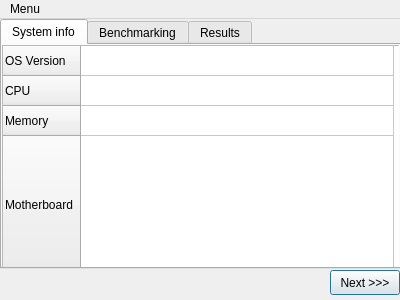
<?xml version="1.0" encoding="UTF-8"?>
<ui version="4.0">
 <author>FI-73</author>
 <class>MainWindow</class>
 <widget class="QMainWindow" name="MainWindow">
  <property name="geometry">
   <rect>
    <x>0</x>
    <y>0</y>
    <width>400</width>
    <height>300</height>
   </rect>
  </property>
  <property name="sizePolicy">
   <sizepolicy hsizetype="Fixed" vsizetype="Fixed">
    <horstretch>0</horstretch>
    <verstretch>0</verstretch>
   </sizepolicy>
  </property>
  <property name="minimumSize">
   <size>
    <width>400</width>
    <height>300</height>
   </size>
  </property>
  <property name="maximumSize">
   <size>
    <width>400</width>
    <height>300</height>
   </size>
  </property>
  <property name="windowTitle">
   <string>FiztehMark</string>
  </property>
  <widget class="QWidget" name="centralWidget">
   <widget class="QTabWidget" name="tabWidget">
    <property name="geometry">
     <rect>
      <x>0</x>
      <y>0</y>
      <width>401</width>
      <height>250</height>
     </rect>
    </property>
    <property name="currentIndex">
     <number>0</number>
    </property>
    <widget class="QWidget" name="sysInfoTab">
     <attribute name="title">
      <string>System info</string>
     </attribute>
     <widget class="QTableWidget" name="tableWidget">
      <property name="geometry">
       <rect>
        <x>0</x>
        <y>0</y>
        <width>400</width>
        <height>230</height>
       </rect>
      </property>
      <property name="selectionMode">
       <enum>QAbstractItemView::NoSelection</enum>
      </property>
      <property name="selectionBehavior">
       <enum>QAbstractItemView::SelectRows</enum>
      </property>
      <property name="textElideMode">
       <enum>Qt::ElideRight</enum>
      </property>
      <attribute name="horizontalHeaderVisible">
       <bool>false</bool>
      </attribute>
      <attribute name="horizontalHeaderDefaultSectionSize">
       <number>313</number>
      </attribute>
      <attribute name="verticalHeaderMinimumSectionSize">
       <number>30</number>
      </attribute>
      <attribute name="verticalHeaderStretchLastSection">
       <bool>true</bool>
      </attribute>
      <row>
       <property name="text">
        <string>OS Version</string>
       </property>
      </row>
      <row>
       <property name="text">
        <string>CPU</string>
       </property>
      </row>
      <row>
       <property name="text">
        <string>Memory</string>
       </property>
      </row>
      <row>
       <property name="text">
        <string>Motherboard</string>
       </property>
      </row>
      <column>
       <property name="text">
        <string>Info</string>
       </property>
       <property name="textAlignment">
        <set>AlignLeft|AlignTop</set>
       </property>
      </column>
      <item row="0" column="0">
       <property name="text">
        <string/>
       </property>
       <property name="flags">
        <set>ItemIsDragEnabled|ItemIsEnabled</set>
       </property>
      </item>
      <item row="1" column="0">
       <property name="text">
        <string/>
       </property>
       <property name="flags">
        <set>ItemIsDragEnabled|ItemIsEnabled</set>
       </property>
      </item>
      <item row="2" column="0">
       <property name="text">
        <string/>
       </property>
       <property name="flags">
        <set>ItemIsDragEnabled|ItemIsEnabled</set>
       </property>
      </item>
      <item row="3" column="0">
       <property name="text">
        <string/>
       </property>
       <property name="flags">
        <set>ItemIsDragEnabled|ItemIsEnabled</set>
       </property>
      </item>
     </widget>
    </widget>
    <widget class="QWidget" name="benchMarkTab">
     <attribute name="title">
      <string>Benchmarking</string>
     </attribute>
     <widget class="QLabel" name="label">
      <property name="geometry">
       <rect>
        <x>10</x>
        <y>10</y>
        <width>371</width>
        <height>51</height>
       </rect>
      </property>
      <property name="text">
       <string>Note: to get more accurate benchmark results, please, close all running applications (including antivirus software). During the benchmark, your computer can freese for a while, so, please, wait a few minutes until it will be finished</string>
      </property>
      <property name="alignment">
       <set>Qt::AlignLeading|Qt::AlignLeft|Qt::AlignTop</set>
      </property>
      <property name="wordWrap">
       <bool>true</bool>
      </property>
     </widget>
     <widget class="QCommandLinkButton" name="runBenchmark">
      <property name="geometry">
       <rect>
        <x>110</x>
        <y>160</y>
        <width>172</width>
        <height>41</height>
       </rect>
      </property>
      <property name="text">
       <string>Run benchmark</string>
      </property>
     </widget>
    </widget>
    <widget class="QWidget" name="resultsTab">
     <attribute name="title">
      <string>Results</string>
     </attribute>
     <widget class="QLCDNumber" name="lcdNumber">
      <property name="geometry">
       <rect>
        <x>50</x>
        <y>40</y>
        <width>293</width>
        <height>41</height>
       </rect>
      </property>
      <property name="frameShape">
       <enum>QFrame::Panel</enum>
      </property>
      <property name="frameShadow">
       <enum>QFrame::Plain</enum>
      </property>
      <property name="smallDecimalPoint">
       <bool>false</bool>
      </property>
      <property name="numDigits">
       <number>5</number>
      </property>
      <property name="digitCount">
       <number>5</number>
      </property>
      <property name="segmentStyle">
       <enum>QLCDNumber::Flat</enum>
      </property>
      <property name="intValue" stdset="0">
       <number>0</number>
      </property>
     </widget>
     <widget class="QLabel" name="label_2">
      <property name="geometry">
       <rect>
        <x>50</x>
        <y>10</y>
        <width>291</width>
        <height>21</height>
       </rect>
      </property>
      <property name="text">
       <string>Benchmark overall score</string>
      </property>
      <property name="alignment">
       <set>Qt::AlignCenter</set>
      </property>
     </widget>
     <widget class="QLabel" name="label_3">
      <property name="geometry">
       <rect>
        <x>50</x>
        <y>90</y>
        <width>291</width>
        <height>21</height>
       </rect>
      </property>
      <property name="text">
       <string>Individual test score</string>
      </property>
      <property name="alignment">
       <set>Qt::AlignCenter</set>
      </property>
     </widget>
     <widget class="QTableWidget" name="testScores">
      <property name="geometry">
       <rect>
        <x>50</x>
        <y>120</y>
        <width>291</width>
        <height>81</height>
       </rect>
      </property>
      <property name="selectionBehavior">
       <enum>QAbstractItemView::SelectRows</enum>
      </property>
      <property name="showGrid">
       <bool>true</bool>
      </property>
      <property name="gridStyle">
       <enum>Qt::SolidLine</enum>
      </property>
      <attribute name="horizontalHeaderDefaultSectionSize">
       <number>140</number>
      </attribute>
      <attribute name="horizontalHeaderHighlightSections">
       <bool>true</bool>
      </attribute>
      <attribute name="horizontalHeaderMinimumSectionSize">
       <number>50</number>
      </attribute>
      <attribute name="horizontalHeaderShowSortIndicator" stdset="0">
       <bool>false</bool>
      </attribute>
      <attribute name="horizontalHeaderStretchLastSection">
       <bool>true</bool>
      </attribute>
      <attribute name="verticalHeaderVisible">
       <bool>false</bool>
      </attribute>
      <attribute name="verticalHeaderDefaultSectionSize">
       <number>20</number>
      </attribute>
      <attribute name="verticalHeaderMinimumSectionSize">
       <number>20</number>
      </attribute>
      <column>
       <property name="text">
        <string>Test name</string>
       </property>
      </column>
      <column>
       <property name="text">
        <string>Score</string>
       </property>
       <property name="textAlignment">
        <set>AlignHCenter|AlignVCenter|AlignCenter</set>
       </property>
      </column>
     </widget>
    </widget>
   </widget>
   <widget class="QPushButton" name="nextButton">
    <property name="geometry">
     <rect>
      <x>330</x>
      <y>251</y>
      <width>70</width>
      <height>25</height>
     </rect>
    </property>
    <property name="cursor">
     <cursorShape>PointingHandCursor</cursorShape>
    </property>
    <property name="text">
     <string>Next &gt;&gt;&gt;</string>
    </property>
    <property name="autoDefault">
     <bool>false</bool>
    </property>
    <property name="default">
     <bool>true</bool>
    </property>
    <property name="flat">
     <bool>false</bool>
    </property>
   </widget>
  </widget>
  <widget class="QMenuBar" name="menuBar">
   <property name="geometry">
    <rect>
     <x>0</x>
     <y>0</y>
     <width>400</width>
     <height>21</height>
    </rect>
   </property>
   <widget class="QMenu" name="menuMenu">
    <property name="title">
     <string>Menu</string>
    </property>
    <addaction name="actionAbout"/>
    <addaction name="separator"/>
    <addaction name="actionQuit"/>
   </widget>
   <addaction name="menuMenu"/>
  </widget>
  <action name="actionAbout">
   <property name="text">
    <string>About</string>
   </property>
  </action>
  <action name="actionQuit">
   <property name="text">
    <string>Quit</string>
   </property>
  </action>
 </widget>
 <layoutdefault spacing="6" margin="11"/>
 <resources/>
 <connections/>
</ui>
